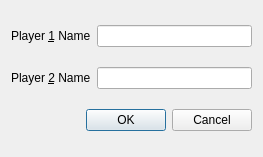
<?xml version="1.0" encoding="UTF-8"?>
<ui version="4.0">
 <class>ConfigurationDialog</class>
 <widget class="QDialog" name="ConfigurationDialog">
  <property name="geometry">
   <rect>
    <x>0</x>
    <y>0</y>
    <width>263</width>
    <height>157</height>
   </rect>
  </property>
  <property name="windowTitle">
   <string>Dialog</string>
  </property>
  <layout class="QGridLayout" name="gridLayout">
   <item row="0" column="0">
    <widget class="QLabel" name="label">
     <property name="text">
      <string>Player &amp;1 Name</string>
     </property>
     <property name="buddy">
      <cstring>player1Name</cstring>
     </property>
    </widget>
   </item>
   <item row="0" column="1">
    <widget class="QLineEdit" name="player1Name"/>
   </item>
   <item row="1" column="0">
    <widget class="QLabel" name="label_2">
     <property name="text">
      <string>Player &amp;2 Name</string>
     </property>
     <property name="buddy">
      <cstring>player2Name</cstring>
     </property>
    </widget>
   </item>
   <item row="1" column="1">
    <widget class="QLineEdit" name="player2Name"/>
   </item>
   <item row="2" column="0" colspan="2">
    <widget class="QDialogButtonBox" name="buttonBox">
     <property name="orientation">
      <enum>Qt::Horizontal</enum>
     </property>
     <property name="standardButtons">
      <set>QDialogButtonBox::Cancel|QDialogButtonBox::Ok</set>
     </property>
    </widget>
   </item>
  </layout>
 </widget>
 <tabstops>
  <tabstop>player2Name</tabstop>
  <tabstop>player1Name</tabstop>
 </tabstops>
 <resources/>
 <connections>
  <connection>
   <sender>buttonBox</sender>
   <signal>accepted()</signal>
   <receiver>ConfigurationDialog</receiver>
   <slot>accept()</slot>
   <hints>
    <hint type="sourcelabel">
     <x>253</x>
     <y>131</y>
    </hint>
    <hint type="destinationlabel">
     <x>157</x>
     <y>274</y>
    </hint>
   </hints>
  </connection>
  <connection>
   <sender>buttonBox</sender>
   <signal>rejected()</signal>
   <receiver>ConfigurationDialog</receiver>
   <slot>reject()</slot>
   <hints>
    <hint type="sourcelabel">
     <x>253</x>
     <y>131</y>
    </hint>
    <hint type="destinationlabel">
     <x>286</x>
     <y>274</y>
    </hint>
   </hints>
  </connection>
  <connection>
   <sender>player1Name</sender>
   <signal>textChanged(QString)</signal>
   <receiver>ConfigurationDialog</receiver>
   <slot>updateOKButtonState()</slot>
   <hints>
    <hint type="sourcelabel">
     <x>158</x>
     <y>37</y>
    </hint>
    <hint type="destinationlabel">
     <x>328</x>
     <y>33</y>
    </hint>
   </hints>
  </connection>
  <connection>
   <sender>player2Name</sender>
   <signal>textChanged(QString)</signal>
   <receiver>ConfigurationDialog</receiver>
   <slot>updateOKButtonState()</slot>
   <hints>
    <hint type="sourcelabel">
     <x>171</x>
     <y>85</y>
    </hint>
    <hint type="destinationlabel">
     <x>344</x>
     <y>77</y>
    </hint>
   </hints>
  </connection>
 </connections>
 <slots>
  <slot>updateOKButtonState()</slot>
 </slots>
</ui>
